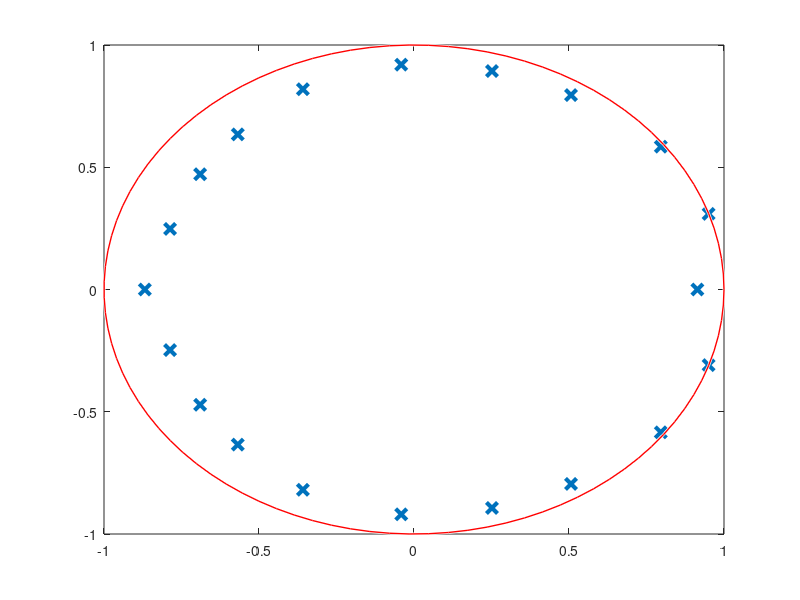

MATLAB code to generate this figure:
% Homework 4
% Zeyu Liu
% 11/12/2019
function homework4
s = rng(1);% use a seed control the result
p = 20;
N = 1024;

% 1. generate white Gaussian random noise w
w = randn(N,1);
plot(w);
pause;
% 2. generate the 1024-point signal x 
x = zeros(N,1);
for n = 1:N,
    x(n) = cos(0.1*pi*n) + 0.2*sin(0.2*pi*n) + 0.2*w(n)
end;
plot(x);
pause;
% 3. Estimate the parameters of 20th order autoregressive (linear prediction) model by a direct inversion method.
zz = zeros(p);
zy = zeros(p,1);
for n = p+1:N,
    z = x(n-p:n-1);
    zz = zz + z*z';
    zy = zy + z*x(n);
end;

% estimate by inversion
a = inv(zz)*zy;
a = flip(a); % returns with the order of the elements reversed. 
a = [1; -a];
plot(a);
pause;
% 4. Compute the power spectral density using the estimated parameters, and plot the spectrum
phi = zeros(p+1,1);
s = zeros(N,1);
for n = 1:N,
    omega = (n-1)*pi/N;
    for m = 1:p+1,
        phi(m) = exp(1j*(m-1)*omega);
    end;
    S(n) = 1/abs(a'*phi)^2;
end;
plot(log(S));
pause;
% The peak in the plot is x1 = 103, and x2 = 207
omega1 = (103-1)*pi/N % omega1 = 0.3129
omega2 = (207-1)*pi/N % omega2 = 0.6320
pause;
% 5. Find the roots of A(z)
r = roots(a);
r
% can also use the pzmap(),the image is same
% pzmap(1,r);
plot(r,'x','LineWidth',3,'MarkerSize',8);
hold on;
viscircles([0,0],1,'LineWidth',1);
hold off;
pause;

% find the spectral peaks from the computed roots.
% The largest two peaks in part 5 are the point nearest from the unit circle.
% Caculate the theta of the two points, and compare with the omega in part 4.

Re = real(r);
Im = imag(r);
theta = atan(Im./Re);
theta
% theta1 = 0.3143
% theta2 = 0.6328
pause;

% 6. Yule-Walker
a = aryule(x,p);
plot(a);
pause;
% Compute the power spectral density
phi = zeros(p+1,1);
s = zeros(N,1);
for n = 1:N,
    omega = (n-1)*pi/N;
    for m = 1:p+1,
        phi(m) = exp(1j*(m-1)*omega);
    end;
    S(n) = 1/abs(a*phi)^2;
end;
plot(log(S));
pause;

% The peak in the plot is x1 = 103, and x2 = 207
omega1 = (103-1)*pi/N % omega1 = 0.3129
omega2 = (207-1)*pi/N % omega2 = 0.6320
pause;

% Find the roots 
r = roots(a);
r
plot(r,'x','LineWidth',3,'MarkerSize',8);
hold on;
viscircles([0,0],1,'LineWidth',1);
hold off;
pause;

% find the spectral peaks from the computed roots.
Re = real(r);
Im = imag(r);
theta = atan(Im./Re);
theta
% theta1 = 0.3141
% theta2 = 0.6325
pause;

% 7. Burg-Anderson 
a = arburg(x,p);
plot(a);
pause;
% Compute the power spectral density
phi = zeros(p+1,1);
s = zeros(N,1);
for n = 1:N,
    omega = (n-1)*pi/N;
    for m = 1:p+1,
        phi(m) = exp(1j*(m-1)*omega);
    end;
    S(n) = 1/abs(a*phi)^2;
end;
plot(log(S));
pause;

% The peak in the plot is x1 = 103, and x2 = 207
omega1 = (103-1)*pi/N % omega1 = 0.3129
omega2 = (207-1)*pi/N % omega2 = 0.6320
pause;

% Find the roots 
r = roots(a);
r
plot(r,'x','LineWidth',3,'MarkerSize',8);
hold on;
viscircles([0,0],1,'LineWidth',1);
hold off;
pause;

% find the spectral peaks from the computed roots.
Re = real(r);
Im = imag(r);
theta = atan(Im./Re);
theta
% theta1 = 0.3143
% theta2 = 0.6328
pause;

